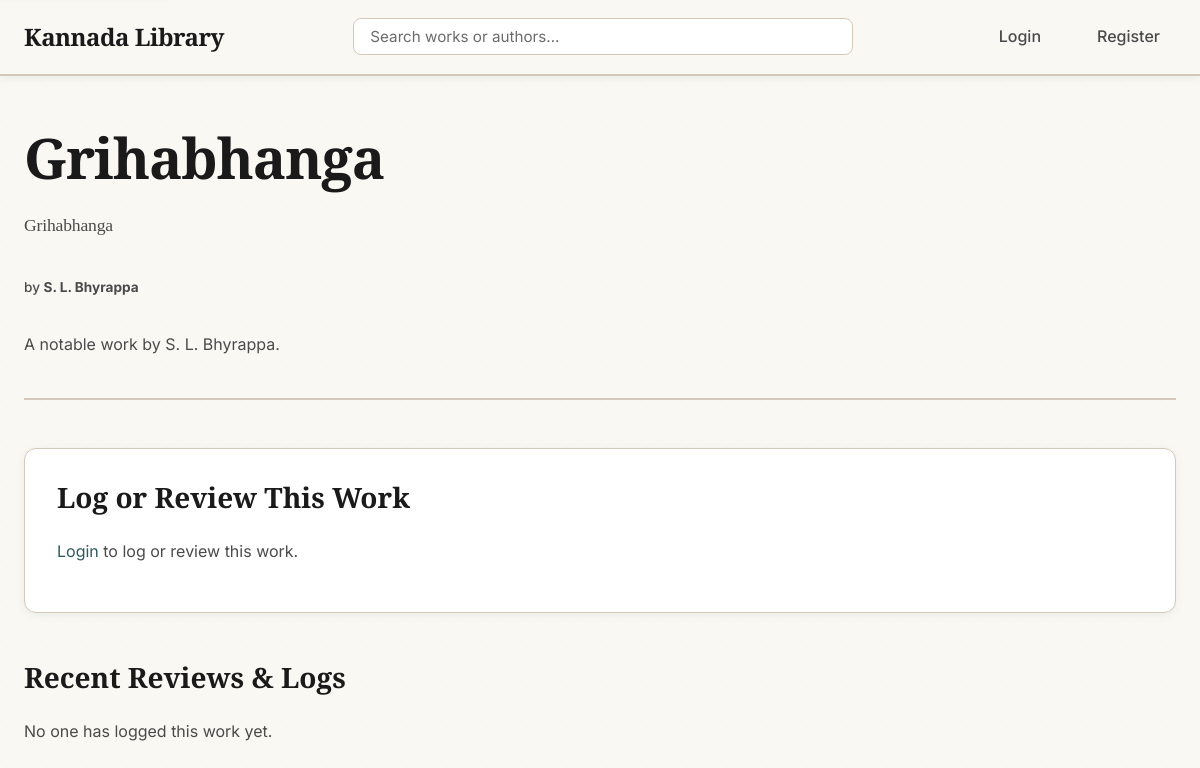
/work/16, run on an earlier commit of the app's database.
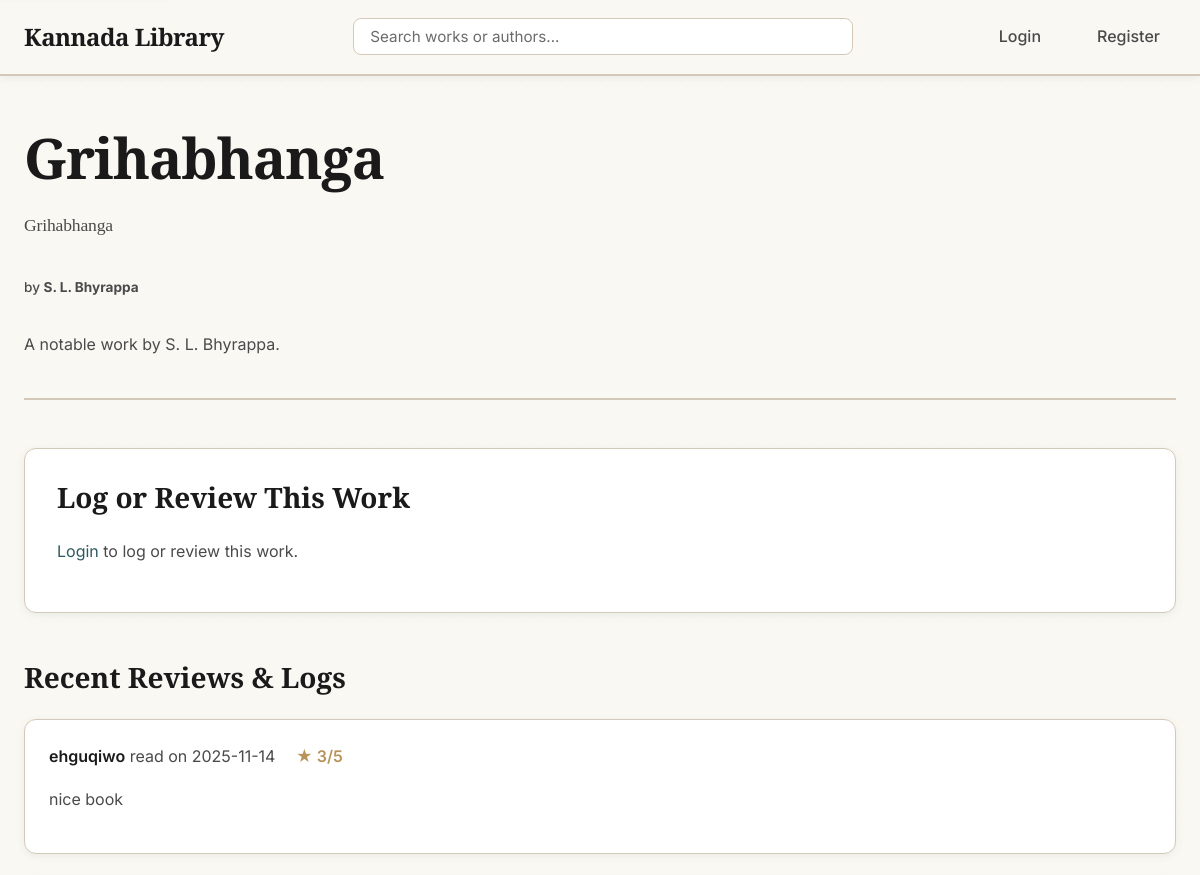
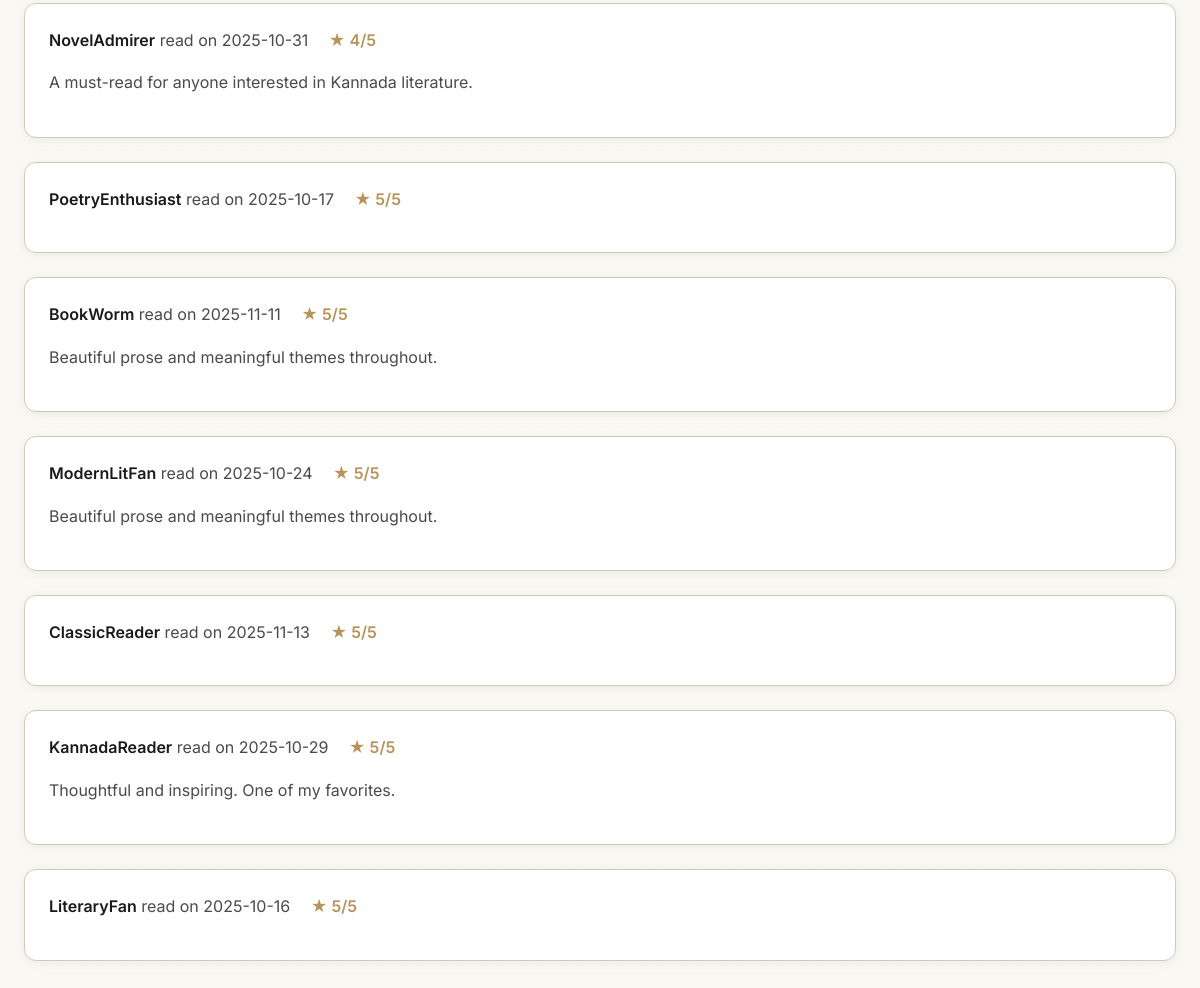
And on a later commit of the database (2 pictures, top to bottom).
### tables this page shows
CREATE TABLE Review (
    review_id INTEGER PRIMARY KEY AUTOINCREMENT,
    user_id INTEGER NOT NULL,
    work_id INTEGER NOT NULL,
    rating INTEGER NOT NULL,  -- Rating from 1 to 5
    review_text TEXT,         -- The written review (can be empty)
    date_read DATE NOT NULL,  -- The "diary date"
    date_logged TIMESTAMP DEFAULT CURRENT_TIMESTAMP,
    FOREIGN KEY (user_id) REFERENCES User (user_id),
    FOREIGN KEY (work_id) REFERENCES Work (work_id)
);

CREATE TABLE User (
    user_id INTEGER PRIMARY KEY AUTOINCREMENT,
    username TEXT NOT NULL UNIQUE,
    email TEXT NOT NULL UNIQUE,
    password_hash TEXT NOT NULL
);

### app.py (the view, shortened to what this page needs)
@app.route('/work/<int:work_id>', methods=['GET', 'POST'])
def work_details(work_id):
    db = get_db()
    work = db.execute('''
        SELECT
            Work.*,
            Author.name_kannada as author_kannada,
            Author.name_english as author_english,
            Author.image_url as author_image_url
        FROM Work
        JOIN Author ON Work.author_id = Author.author_id
        WHERE Work.work_id = ?
    ''', (work_id,)).fetchone()
    if work is None:
        abort(404)
    reviews = db.execute('''
        SELECT Review.*, User.username
        FROM Review
        JOIN User ON Review.user_id = User.user_id
        WHERE Review.work_id = ?
        ORDER BY Review.date_logged DESC
    ''', (work_id,)).fetchall()
    form = ReviewForm()
    user_review = None
    if current_user.is_authenticated:
        user_review = db.execute(
            'SELECT * FROM Review WHERE user_id = ? AND work_id = ?',
            (current_user.id, work_id)
        ).fetchone()
    return render_template('work_details.html', work=work, reviews=reviews, form=form, user_review=user_review)

### app.py
class ReviewForm(FlaskForm):
    rating = IntegerField('Rating (1-5)', validators=[DataRequired(), NumberRange(min=1, max=5)])
    review_text = TextAreaField('Review (Optional)', validators=[Length(max=5000)])
    date_read = DateField('Date Read', format='%Y-%m-%d', default=datetime.date.today, validators=[DataRequired()])
    submit = SubmitField('Log Book')

### app.py (called while the page is built)
def get_db():
    db = getattr(g, '_database', None)
    if db is None:
        db = g._database = sqlite3.connect(DATABASE)
        db.row_factory = sqlite3.Row
    return db

@app.teardown_appcontext
def close_connection(exception):
    db = getattr(g, '_database', None)
    if db is not None:
        db.close()

### templates/work_details.html (shortened to what this page needs)
{% extends "layout.html" %}
{% block content %}
    <div class="work-header">
        <h1>{{ work.title_kannada }}</h1>
        <h2>{{ work.title_english }}</h2>
        <p class="work-author">by <strong>{{ work.author_english }}</strong></p>
        {% if work.synopsis %}
            <p>{{ work.synopsis }}</p>
        {% endif %}
    </div>
    <div class="review-section">
        <h3>Log or Review This Work</h3>
        {% if current_user.is_authenticated %}
            <form method="POST" action="" class="auth-form">
                {{ form.hidden_tag() }}
                <div class="form-group">
                    {{ form.rating.label(class="form-label") }}
                    {{ form.rating(class="form-input", min="1", max="5", placeholder="1-5") }}
                    {% if form.rating.errors %}
                        <ul class="errors">
                            {% for error in form.rating.errors %}
                                <li>{{ error }}</li>
                            {% endfor %}
                        </ul>
                    {% endif %}
                </div>
                <div class="form-group">
                    {{ form.date_read.label(class="form-label") }}
                    {{ form.date_read(class="form-input", type="date") }}
                    {% if form.date_read.errors %}
                        <ul class="errors">
                            {% for error in form.date_read.errors %}
                                <li>{{ error }}</li>
                            {% endfor %}
                        </ul>
                    {% endif %}
                </div>
                <div class="form-group">
                    {{ form.review_text.label(class="form-label") }}
                    {{ form.review_text(class="form-input", rows=5, placeholder="Share your thoughts...") }}
                    {% if form.review_text.errors %}
                        <ul class="errors">
                            {% for error in form.review_text.errors %}
                                <li>{{ error }}</li>
                            {% endfor %}
                        </ul>
                    {% endif %}
                </div>
                <div class="form-group">
                    {{ form.submit(class="btn btn-primary") }}
                </div>
            </form>
        {% else %}
            <p><a href="{{ url_for('login') }}">Login</a> to log or review this work.</p>
        {% endif %}
    </div>
    <div class="reviews-list">
        <h3>Recent Reviews & Logs</h3>
        {% if reviews %}
            {% for review in reviews %}
                <article class="review-card">
                    <p>
                        <strong>{{ review.username }}</strong> read on {{ review.date_read }}
                        <span class="rating">★ {{ review.rating }}/5</span>
                    </p>
                    {% if review.review_text %}
                        <p class="review-text">{{ review.review_text }}</p>
                    {% endif %}
                </article>
            {% endfor %}
        {% else %}
            <p>No one has logged this work yet.</p>
        {% endif %}
    </div>
{% endblock %}

What changed in the data, as far as the page shows it:
added Review: username "ehguqiwo", date_read "2025-11-14", rating "3", review_text "nice book"
added Review: username "NovelAdmirer", date_read "2025-10-31", rating "4", review_text "A must-read for anyone interested in Kannada literature."
added Review: username "PoetryEnthusiast", date_read "2025-10-17", rating "5"
added Review: username "BookWorm", date_read "2025-11-11", rating "5", review_text "Beautiful prose and meaningful themes throughout."
added Review: username "ModernLitFan", date_read "2025-10-24", rating "5", review_text "Beautiful prose and meaningful themes throughout."
added Review: username "ClassicReader", date_read "2025-11-13", rating "5"
added Review: username "KannadaReader", date_read "2025-10-29", rating "5", review_text "Thoughtful and inspiring. One of my favorites."
added Review: username "LiteraryFan", date_read "2025-10-16", rating "5"
Also different on the page:
text no longer shown: "No one has logged this work yet."
